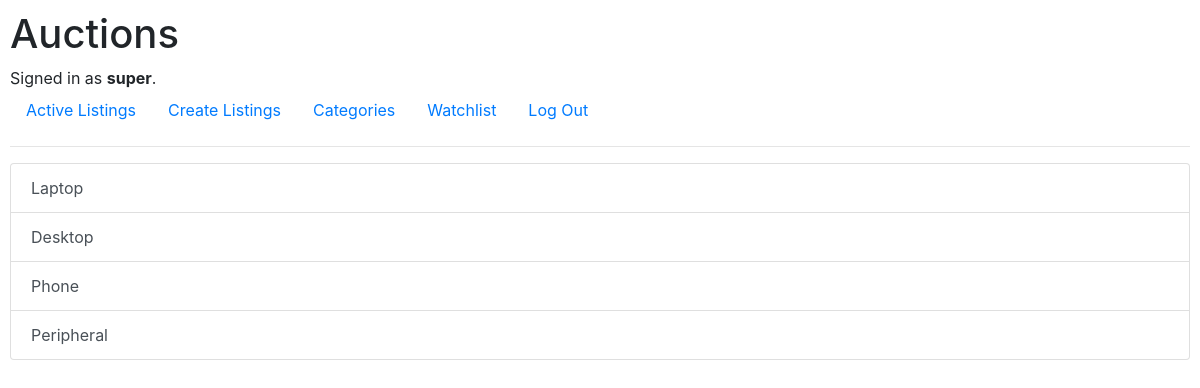
The page /categories (signed in) on the database its author committed.
### auctions/models.py (models this page shows, shortened)
class User(AbstractUser):
    pass

class Category(models.Model):
    name = models.CharField(max_length=64)

### auctions/views.py (the view)
# urls.py: path("categories", views.categories, name="categories"),
def categories(request):
        categories = Category.objects.all()
        return render(request, "auctions/categories.html", {
            "categories": categories
        })

### auctions/templates/auctions/categories.html
{% extends "auctions/layout.html" %}
{% block body %}
    {% if categories %}
        <div class="list-group">
            {% for category in categories %}
        <a href="{% url 'category_listings' category.id %}" class="list-group-item list-group-item-action">{{ category.name }}</a>
            {% endfor %}
    </div>
    {% else %}
    <p>There are currently no listings.</p>
    {% endif %}
{% endblock %}

### auctions/templates/auctions/layout.html (shortened to what this page needs)
{% load static %}
<!DOCTYPE html>
<html lang="en">
    <head>
        <link href="https://stackpath.bootstrapcdn.com/bootstrap/4.5.2/css/bootstrap.min.css" rel="stylesheet">
        <link href="{% static 'auctions/styles.css' %}" rel="stylesheet">
    </head>
    <body>
        <h1>Auctions</h1>
        <div>
            {% if user.is_authenticated %}
                Signed in as <strong>{{ user.username }}</strong>.
            {% else %}
                Not signed in.
            {% endif %}
        </div>
        <ul class="nav">
            <li class="nav-item">
                <a class="nav-link" href="{% url 'index' %}">Active Listings</a>
            </li>
            <li class="nav-item">
                <a class="nav-link" href="{% url 'create' %}">Create Listings</a>
            </li>
            <li class="nav-item">
                <a class="nav-link" href="{% url 'categories' %}">Categories</a>
            </li>
            {% if user.is_authenticated %}
                <li class="nav-item">
                    <a class="nav-link" href="{% url 'mywatchlist' %}">Watchlist</a>
                </li>
                <li class="nav-item">
                    <a class="nav-link" href="{% url 'logout' %}">Log Out</a>
                </li>
            {% endif %}
        </ul>
        <hr>
        {% block body %}
        {% endblock %}
    </body>
</html>

### auctions/static/auctions/styles.css (style rules this page uses)
body { padding: 10px; }

### rows shown on the page
User: username "super"
Category: name "Laptop"
Category: name "Desktop"
Category: name "Phone"
Category: name "Peripheral"
